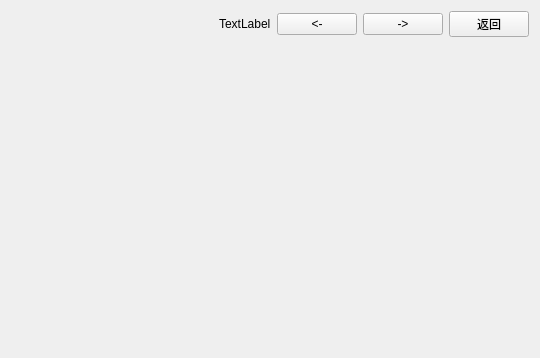
<?xml version="1.0" encoding="UTF-8"?>
<ui version="4.0">
 <class>painter_histogram</class>
 <widget class="QWidget" name="painter_histogram">
  <property name="geometry">
   <rect>
    <x>0</x>
    <y>0</y>
    <width>540</width>
    <height>358</height>
   </rect>
  </property>
  <property name="windowTitle">
   <string>Form</string>
  </property>
  <layout class="QGridLayout" name="gridLayout">
   <item row="0" column="0">
    <layout class="QVBoxLayout" name="verticalLayout">
     <item>
      <layout class="QHBoxLayout" name="horizontalLayout">
       <item>
        <spacer name="horizontalSpacer">
         <property name="orientation">
          <enum>Qt::Horizontal</enum>
         </property>
         <property name="sizeHint" stdset="0">
          <size>
           <width>40</width>
           <height>20</height>
          </size>
         </property>
        </spacer>
       </item>
       <item>
        <widget class="QLabel" name="label_2">
         <property name="layoutDirection">
          <enum>Qt::LeftToRight</enum>
         </property>
         <property name="text">
          <string/>
         </property>
        </widget>
       </item>
       <item>
        <widget class="QLabel" name="label">
         <property name="layoutDirection">
          <enum>Qt::LeftToRight</enum>
         </property>
         <property name="text">
          <string>TextLabel</string>
         </property>
        </widget>
       </item>
       <item>
        <widget class="QPushButton" name="b_back">
         <property name="text">
          <string>&lt;-</string>
         </property>
        </widget>
       </item>
       <item>
        <widget class="QPushButton" name="b_forword">
         <property name="text">
          <string>-&gt;</string>
         </property>
        </widget>
       </item>
       <item>
        <widget class="QPushButton" name="pushButton">
         <property name="sizePolicy">
          <sizepolicy hsizetype="Maximum" vsizetype="Maximum">
           <horstretch>0</horstretch>
           <verstretch>0</verstretch>
          </sizepolicy>
         </property>
         <property name="text">
          <string>返回</string>
         </property>
        </widget>
       </item>
      </layout>
     </item>
     <item>
      <spacer name="verticalSpacer">
       <property name="orientation">
        <enum>Qt::Vertical</enum>
       </property>
       <property name="sizeHint" stdset="0">
        <size>
         <width>20</width>
         <height>40</height>
        </size>
       </property>
      </spacer>
     </item>
    </layout>
   </item>
  </layout>
 </widget>
 <resources/>
 <connections/>
</ui>
